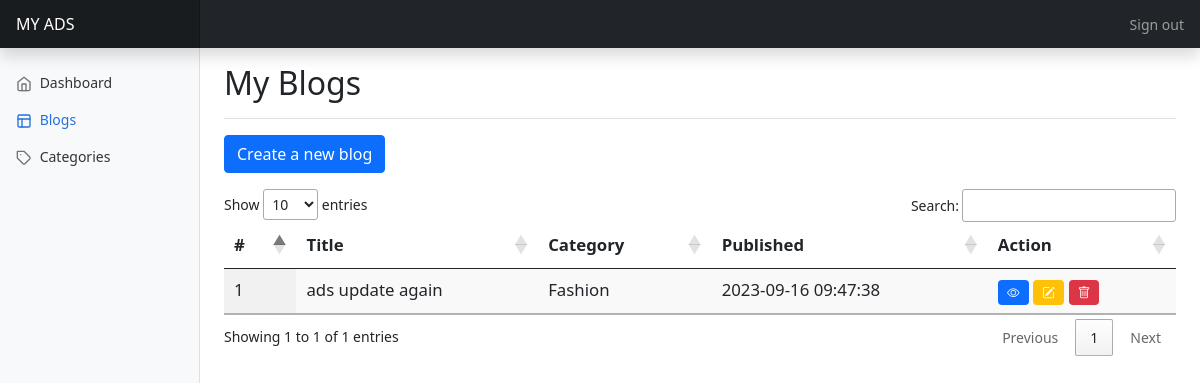
/admin/layouts/blog/blog.php (signed in), run on an earlier commit of the app's database.
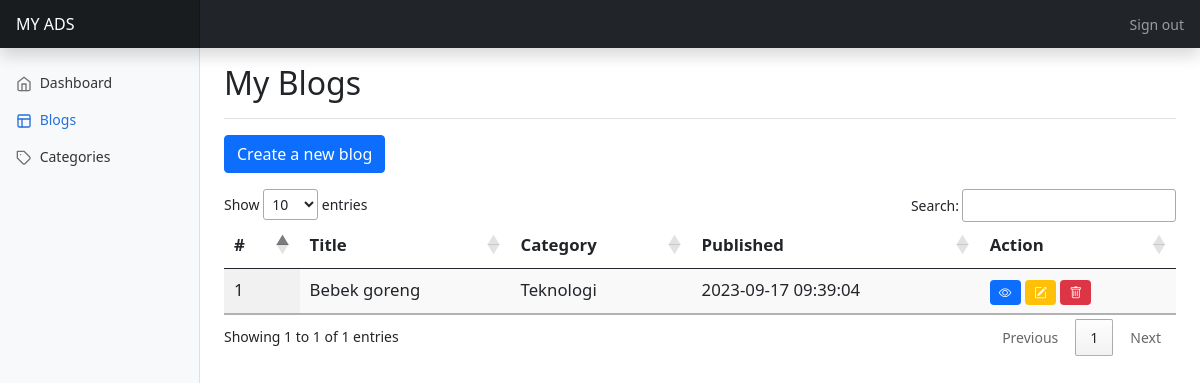
And on a later commit of the database.
### tables this page shows
CREATE TABLE `blogs` (
  `id` int(20) NOT NULL AUTO_INCREMENT,
  `user_id` int(20) NOT NULL,
  `category_id` int(20) DEFAULT NULL,
  `title` varchar(255) NOT NULL,
  `slug` varchar(255) NOT NULL,
  `image` varchar(255) DEFAULT NULL,
  `excerpt` text NOT NULL,
  `body` text NOT NULL,
  `published_at` timestamp NULL DEFAULT current_timestamp() ON UPDATE current_timestamp(),
  PRIMARY KEY (`id`),
  KEY `user_id` (`user_id`),
  KEY `category_id` (`category_id`),
  CONSTRAINT `blogs_ibfk_6` FOREIGN KEY (`user_id`) REFERENCES `users` (`id`) ON DELETE CASCADE ON UPDATE CASCADE,
  CONSTRAINT `blogs_ibfk_8` FOREIGN KEY (`category_id`) REFERENCES `categories` (`id`) ON DELETE SET NULL ON UPDATE NO ACTION
);

CREATE TABLE `categories` (
  `id` int(20) NOT NULL AUTO_INCREMENT,
  `name` varchar(255) NOT NULL,
  `slug` varchar(255) NOT NULL,
  PRIMARY KEY (`id`)
);

### admin/backend/config.php (called while the page is built, shortened)
<?php
function categoryName($category_id)
{
    if ($category_id) {
        $link = mysqli_connect(DB_SERVER, DB_USERNAME, DB_PASSWORD, DB_NAME);;
        $query = "SELECT name FROM `categories` WHERE id = $category_id";
        $result = mysqli_query($link, $query);
        $category = mysqli_fetch_assoc($result);
        $category_name = "";
        if (mysqli_num_rows($result) > 0) {
            $category_name = $category["name"];
        } else {
            $category_name = "Category tidak ditemukan";
        }
        return $category_name;
    }
}

### admin/layouts/blog/blog.php (the view, shortened to what this page needs)
<?php
require_once "../../backend/config.php";
?>
<!doctype html>
<html lang="en">
<head>
    <link href="https://cdn.jsdelivr.net/npm/bootstrap@5.0.2/dist/css/bootstrap.min.css" rel="stylesheet">
    <link rel="stylesheet" href="https://cdn.jsdelivr.net/npm/bootstrap-icons@1.10.5/font/bootstrap-icons.css">
    <link rel="stylesheet" href="https://cdn.datatables.net/1.13.6/css/jquery.dataTables.css" />
    <link href="../../css/dashboard.css" rel="stylesheet">
</head>
<body>
    <header class="navbar navbar-dark sticky-top bg-dark flex-md-nowrap p-0 shadow">
        <a class="navbar-brand col-md-3 col-lg-2 me-0 px-3 fs-6" href="#">MY ADS</a>
        <div class="navbar-nav">
            <div class="nav-item text-nowrap">
                <a class="nav-link px-3" href="../../backend/authentication/logout.php">Sign out</a>
            </div>
        </div>
    </header>
    <div class="container-fluid">
        <div class="row">
            <nav id="sidebarMenu" class="col-md-3 col-lg-2 d-md-block bg-light sidebar collapse">
                <div class="position-sticky pt-3 sidebar-sticky">
                    <ul class="nav flex-column">
                        <li class="nav-item">
                            <a class="nav-link" aria-current="page" href="/myads/admin/">
                                <span data-feather="home" class="align-text-bottom"></span>
                                Dashboard
                            </a>
                        </li>
                        <li class="nav-item">
                            <a class="nav-link active" aria-current="page" href="/myads/admin/layouts/blog/blog.php">
                                <span data-feather="layout" class="align-text-bottom"></span>
                                Blogs
                            </a>
                        </li>
                        <li class="nav-item">
                            <a class="nav-link" aria-current="page" href="/myads/admin/layouts/categories/categories.php">
                                <span data-feather="tag" class="align-text-bottom"></span>
                                Categories
                            </a>
                        </li>
                    </ul>
                </div>
            </nav>
            <main class="col-md-9 ms-sm-auto col-lg-10 px-md-4">
                <div class="d-flex justify-content-between flex-wrap flex-md-nowrap align-items-center pt-3 pb-2 mb-3 border-bottom">
                    <h1 class="h2">My Blogs</h1>
                </div>
                <a href="/myads/admin/layouts/blog/create.php" class="btn btn-primary mb-3">Create a new blog</a>
                <div class="table-responsive mb-5">
                    <table id="myTable" class="table table-striped display" style="font-size: larger;">
                        <thead>
                            <tr>
                                <th scope="col">#</th>
                                <th scope="col">Title</th>
                                <th scope="col">Category</th>
                                <th scope="col">Published</th>
                                <th scope="col">Action</th>
                            </tr>
                        </thead>
                        <tbody>
                            <?php
                            $query = "SELECT * FROM `blogs` ORDER BY published_at DESC;";
                            $result = mysqli_query($link, $query);
                            if (mysqli_num_rows($result) > 0) {
                                $i = 1;
                                while ($row = mysqli_fetch_assoc($result)) {
                            ?>
                                    <tr>
                                        <td><?php echo $i; ?></td>
                                        <td><?php echo $row["title"] ?></td>
                                        <td><?php echo categoryName($row["category_id"]) ?></td>
                                        <td><?php echo $row["published_at"] ?></td>
                                        <td>
                                            <a href="/myads/admin/layouts/blog/show.php?id=<?php echo $row["id"] ?>" class="btn badge bg-primary"><i class="bi bi-eye"></i></a>
                                            <a href="/myads/admin/layouts/blog/edit.php?id=<?php echo $row["id"] ?>" class="btn badge bg-warning"><i class="bi bi-pencil-square"></i></a>
                                            <a href="../../backend/blog/delete.php?id=<?php echo $row["id"] ?>" class="btn badge bg-danger" onclick="confirm('Apakah anda ingin menghapus blog ini?')"><i class="bi bi-trash"></i></a>
                                        </td>
                                    </tr>
                            <?php
                                    $i++;
                                }
                            } else {
                                echo "0 results";
                            }
                            ?>
                        </tbody>
                    </table>
                </div>
            </main>
        </div>
    </div>
</body>
</html>

### admin/css/dashboard.css (style rules this page uses)
body { font-size: .875rem; }
.feather { width: 16px; height: 16px; }
.sidebar { position: fixed; top: 0; bottom: 0; left: 0; z-index: 100; padding: 48px 0 0; box-shadow: inset -1px 0 0 rgba(0, 0, 0, .1); }
.sidebar-sticky { height: calc(100vh - 48px); overflow-x: hidden; overflow-y: auto; }
.sidebar .nav-link { font-weight: 500; color: #333; }
.sidebar .nav-link .feather { margin-right: 4px; color: #727272; }
.sidebar .nav-link.active { color: #2470dc; }
.sidebar .nav-link:hover .feather, .sidebar .nav-link.active .feather { color: inherit; }
.navbar-brand { padding-top: .75rem; padding-bottom: .75rem; background-color: rgba(0, 0, 0, .25); box-shadow: inset -1px 0 0 rgba(0, 0, 0, .25); }

### admin/layouts/blog/blog.php (style rules this page uses)
.bi { vertical-align: -.125em; fill: currentColor; }

What changed in the data, as far as the page shows it:
removed blogs: title "ads update again", category.name "Fashion", published_at "2023-09-16 09:47:38"
added blogs: title "Bebek goreng", category.name "Teknologi", published_at "2023-09-17 09:39:04"
